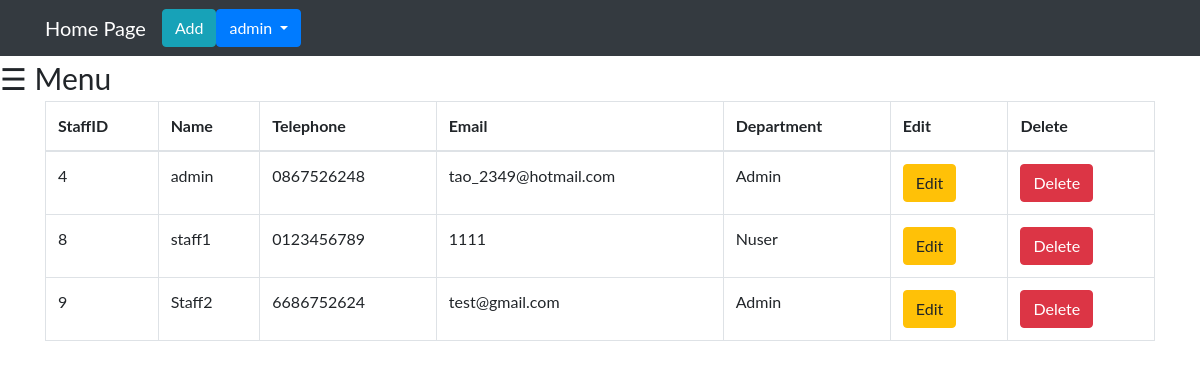
Page /Staffshow.php (signed in) on the committed database.
### tables this page shows
CREATE TABLE `tbl_staff` (
  `StaffId` int(11) NOT NULL,
  `StaffName` varchar(255) DEFAULT NULL,
  `StaffPassword` varchar(255) DEFAULT NULL,
  `StaffTel` varchar(255) DEFAULT NULL,
  `StaffEmail` varchar(255) DEFAULT NULL,
  `DepartId` int(11) DEFAULT NULL
);

CREATE TABLE `tbl_department` (
  `DepartId` int(11) NOT NULL,
  `DepartName` varchar(255) DEFAULT NULL
);

### Staffshow.php (the view, shortened to what this page needs)
<?php
     include('Connect.php');
    $staff =  $_SESSION['StaffName'];
    $sql = "SELECT* FROM tbl_staff WHERE StaffName = '$staff'";
    $result = $conn->query($sql);
?>
<!DOCTYPE html>
<html lang="en">
<head>
    <nav class="navbar navbar-expand-sm navbar-dark bg-dark">
            <div class="container">
                <a href="main.php" class="navbar-brand">Home Page</a>
                <div id="navbar1" class="collapse navbar-collapse">
                    <div class="dropdown">
                        <div id="navbar1" class="collapse navbar-collapse">
                            <ul class="navbar-nav ms-auto">
                                <li class="nav-item">
                                    <td><a href="Staffadd.php" class ="btn btn-info">Add</a></td>
                                </li>
                                <button class="btn btn-primary dropdown-toggle" type="button" id="dropdownMenuButton" data-toggle="dropdown" aria-haspopup="true" aria-expanded="false"
                                ><?php echo $_SESSION['StaffName'] ?>
                                </button>
                            </ul>
                        </div>
                    </div>
                </div>
            </div>
        </nav>
</head>
<body>
        <?php
            include('slidebar.php');
        ?>
    <div class="container-sm">
        <table class="table table-bordered">
                <tr>
                    <th>StaffID</th>
                    <th>Name</th>
                    <th>Telephone</th>
                    <th>Email</th>
                    <th>Department</th>
                    <th>Edit</th>
                    <th>Delete</th>
                </tr>
            <tbody>
                <?php
                        $sql = 'SELECT * FROM tbl_staff';
                        $result = $conn->query($sql);
                        $data = array();
                        while($row = $result->fetch_assoc())
                        {
                            $data[] = $row;
                        }
                        foreach($data as $key => $staff){
                            $Depart = $staff["DepartId"];
                                $sql ="SELECT * FROM tbl_department WHERE $Depart = DepartId";
                                $result = $conn->query($sql);
                                $data = array();
                                    while($row = $result->fetch_assoc())
                                    {
                                        $data[] = $row;
                                    }
                                    foreach($data as $key => $de){
                ?>
                    <tr>
                        <td><?php echo $staff["StaffId"]; ?></td>
                        <td><?php echo $staff["StaffName"]; ?></td>
                        <td><?php echo $staff["StaffTel"]; ?></td>
                        <td><?php echo $staff["StaffEmail"]; ?></td>
                        <td><?php echo $de["DepartName"]; ?></td>
                        <td><a href="Staffedit.php?update_id=<?php echo $staff["StaffId"];?>" class="btn btn-warning">Edit</a></td>
                        <td><a href="?delete_id=<?php echo $staff["StaffId"];; ?>" class="btn btn-danger">Delete</a></td>
                    </tr>
                    <?php } }?>
            </tbody>
        </table>
    </div>
</body>
</html>

### slidebar.php (style rules this page uses)
body { font-family: "Lato", sans-serif; }

### rows in the picture
tbl_staff: StaffId "4", StaffName "admin", StaffTel "0867526248", StaffEmail "tao_2349@hotmail.com"
tbl_department: DepartName "Admin"
tbl_staff: StaffId "8", StaffName "staff1", StaffTel "0123456789", StaffEmail "1111"
tbl_department: DepartName "Nuser"
tbl_staff: StaffId "9", StaffName "Staff2", StaffTel "6686752624", StaffEmail "test@gmail.com"

### other values in the picture
$_SESSION['StaffName'] "admin"
